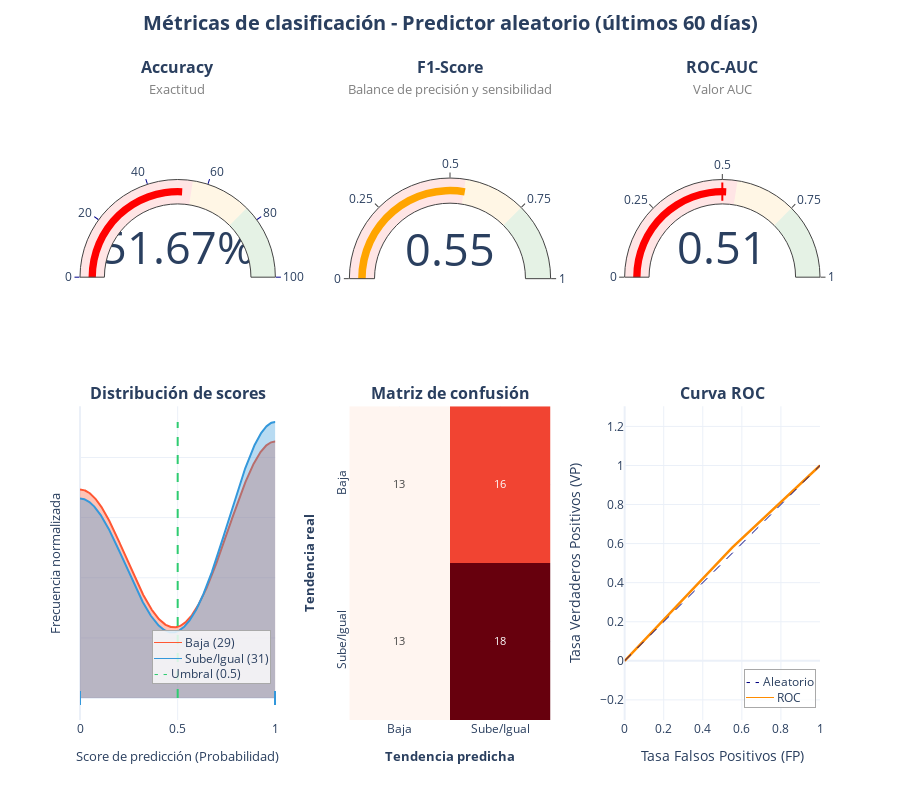

The code cell stored with this chart in its notebook:
### Code cell
# Enfoque 2: Usar solo los últimos n días del conjunto de entrenamiento
print(f"\nEnfoque 2: Predictor basado en los últimos {test_size} días")
ultimos_train = train_data.iloc[-test_size:]
proporcion_sube_reciente = ultimos_train['Trend'].mean()
print(f" - Proporción de días que sube o se mantiene el precio: {proporcion_sube_reciente:.3f}") 
print(f" - Proporción de días que baja el precio: {1-proporcion_sube_reciente:.3f}\n")

# Crear predicciones aleatorias basadas en los últimos n días
predicciones_aleatorias_reciente = np.random.choice(
    [0, 1], 
    size=len(test_data), 
    p=[1-proporcion_sube_reciente, proporcion_sube_reciente]
)

# Imprimir resultados del enfoque 2
printMetricsClassification(y_test, predicciones_aleatorias_reciente, f"Predictor aleatorio (últimos {test_size} días)")

### Figure 1 — Plotly figure (JSON) as saved in the notebook; plotly's stock layout.template omitted (floating-point values rounded to 4 significant figures; data arrays with more than 128 entries replaced by an {"elided": "..."} marker saying what was removed)
{"data": [{"domain": {"x": [0, 0.264], "y": [0.586, 1]}, "gauge": {"axis": {"range": [0, 100], "tickcolor": "darkblue", "tickwidth": 1}, "bar": {"color": "red", "thickness": 0.3}, "bgcolor": "white", "steps": [{"color": "rgba(255, 0, 0, 0.1)", "range": [0, 55]}, {"color": "rgba(255, 165, 0, 0.1)", "range": [55, 75]}, {"color": "rgba(0, 128, 0, 0.1)", "range": [75, 100]}]}, "mode": "gauge+number", "number": {"font": {"size": 45}, "suffix": "%", "valueformat": ".2f"}, "type": "indicator", "value": 51.67}, {"domain": {"x": [0.364, 0.636], "y": [0.586, 1]}, "gauge": {"axis": {"range": [0, 1], "tickvals": [0, 0.25, 0.5, 0.75, 1], "tickwidth": 1}, "bar": {"color": "orange", "thickness": 0.3}, "bgcolor": "white", "steps": [{"color": "rgba(255, 0, 0, 0.1)", "range": [0, 0.55]}, {"color": "rgba(255, 165, 0, 0.1)", "range": [0.55, 0.75]}, {"color": "rgba(0, 128, 0, 0.1)", "range": [0.75, 1]}]}, "mode": "gauge+number", "number": {"font": {"color": "#2A3F5F", "size": 45}, "valueformat": ".2f"}, "type": "indicator", "value": 0.5538}, {"domain": {"x": [0.736, 1], "y": [0.586, 1]}, "gauge": {"axis": {"range": [0, 1], "tickvals": [0, 0.25, 0.5, 0.75, 1], "tickwidth": 1}, "bar": {"color": "red", "thickness": 0.3}, "bgcolor": "white", "steps": [{"color": "rgba(255, 0, 0, 0.1)", "range": [0, 0.55]}, {"color": "rgba(255, 165, 0, 0.1)", "range": [0.55, 0.75]}, {"color": "rgba(0, 128, 0, 0.1)", "range": [0.75, 1]}], "threshold": {"line": {"color": "red", "width": 2}, "thickness": 0.75, "value": 0.5}}, "mode": "gauge+number", "number": {"font": {"size": 45}, "valueformat": ".2f"}, "type": "indicator", "value": 0.5145}, {"fill": "tozeroy", "fillcolor": "rgba(255, 87, 51, 0.35)", "hovertemplate": "<b>Baja</b><br>F.Normalizada: %{y:.2f}<extra></extra>", "line": {"color": "#FF5733", "width": 2}, "mode": "lines", "name": "Baja", "type": "scatter", "x": {"elided": "500 float values"}, "xaxis": "x", "y": {"elided": "500 float values"}, "yaxis": "y"}, {"fill": "tozeroy", "fillcolor": "rgba(52, 152, 219, 0.35)", "hovertemplate": "<b>Sube/Igual</b><br>F.Normalizada: %{y:.2f}<extra></extra>", "line": {"color": "#3498DB", "width": 2}, "mode": "lines", "name": "Sube/Igual", "type": "scatter", "x": {"elided": "500 float values"}, "xaxis": "x", "y": {"elided": "500 float values"}, "yaxis": "y"}, {"hoverinfo": "skip", "marker": {"color": "#FF5733", "line": {"width": 2}, "size": 10, "symbol": "line-ns-open"}, "mode": "markers", "name": "Baja Points", "type": "scatter", "x": [1, 0, 1, 0, 0, 1, 0, 0, 1, 1, 0, 1, 0, 1, 0, 1, 0, 1, 1, 0, 1, 1, 0, 1, 0, 0, 1, 1, 1], "xaxis": "x", "y": [0, 0, 0, 0, 0, 0, 0, 0, 0, 0, 0, 0, 0, 0, 0, 0, 0, 0, 0, 0, 0, 0, 0, 0, 0, 0, 0, 0, 0], "yaxis": "y"}, {"hoverinfo": "skip", "marker": {"color": "#3498DB", "line": {"width": 2}, "size": 10, "symbol": "line-ns-open"}, "mode": "markers", "name": "Sube/Igual Points", "type": "scatter", "x": [0, 0, 1, 0, 0, 0, 1, 1, 1, 0, 1, 1, 1, 0, 1, 1, 1, 0, 0, 1, 1, 1, 0, 1, 0, 1, 1, 0, 0, 1, 1], "xaxis": "x", "y": [0, 0, 0, 0, 0, 0, 0, 0, 0, 0, 0, 0, 0, 0, 0, 0, 0, 0, 0, 0, 0, 0, 0, 0, 0, 0, 0, 0, 0, 0, 0], "yaxis": "y"}, {"colorscale": [[0, "rgb(255,245,240)"], [0.125, "rgb(254,224,210)"], [0.25, "rgb(252,187,161)"], [0.375, "rgb(252,146,114)"], [0.5, "rgb(251,106,74)"], [0.625, "rgb(239,59,44)"], [0.75, "rgb(203,24,29)"], [0.875, "rgb(165,15,21)"], [1, "rgb(103,0,13)"]], "hoverinfo": "skip", "showscale": false, "text": [[13, 16], [13, 18]], "textfont": {"size": 11}, "texttemplate": "%{text}", "type": "heatmap", "x": ["Baja", "Sube/Igual"], "xaxis": "x2", "y": ["Baja", "Sube/Igual"], "yaxis": "y2", "z": [[13, 16], [13, 18]]}, {"hovertemplate": "FP: %{x:.2f}<br>VP: %{y:.2f}<extra></extra>", "line": {"color": "darkorange", "width": 2.5}, "mode": "lines", "name": "ROC (AUC=0.51)", "type": "scatter", "x": [0, 0.5517, 1], "xaxis": "x3", "y": [0, 0.5806, 1], "yaxis": "y3"}, {"hoverinfo": "skip", "line": {"color": "navy", "dash": "dash", "width": 1}, "mode": "lines", "name": "Aleatorio", "type": "scatter", "x": [0, 1], "xaxis": "x3", "y": [0, 1], "yaxis": "y3"}], "layout": {"annotations": [{"font": {"size": 16}, "showarrow": false, "text": "<span style='font-size:16'><b>Accuracy</b></span><br><span style='font-size:13;color:gray'>Exactitud</span>", "x": 0.132, "xanchor": "center", "xref": "paper", "y": 1, "yanchor": "bottom", "yref": "paper"}, {"font": {"size": 16}, "showarrow": false, "text": "<span style='font-size:16'><b>F1-Score</b></span><br><span style='font-size:13;color:gray'>Balance de precisión y sensibilidad</span>", "x": 0.5, "xanchor": "center", "xref": "paper", "y": 1, "yanchor": "bottom", "yref": "paper"}, {"font": {"size": 16}, "showarrow": false, "text": "<span style='font-size:16'><b>ROC-AUC</b></span><br><span style='font-size:13;color:gray'>Valor AUC</span>", "x": 0.868, "xanchor": "center", "xref": "paper", "y": 1, "yanchor": "bottom", "yref": "paper"}, {"font": {"size": 16}, "showarrow": false, "text": "<span style='font-size:16'><b>Distribución de scores</b></span>", "x": 0.132, "xanchor": "center", "xref": "paper", "y": 0.506, "yanchor": "bottom", "yref": "paper"}, {"font": {"size": 16}, "showarrow": false, "text": "<span style='font-size:16'><b>Matriz de confusión</b></span>", "x": 0.5, "xanchor": "center", "xref": "paper", "y": 0.506, "yanchor": "bottom", "yref": "paper"}, {"font": {"size": 16}, "showarrow": false, "text": "<span style='font-size:16'><b>Curva ROC</b></span>", "x": 0.868, "xanchor": "center", "xref": "paper", "y": 0.506, "yanchor": "bottom", "yref": "paper"}, {"align": "left", "bgcolor": "rgba(255,255,255,0.8)", "bordercolor": "darkgrey", "borderwidth": 1, "showarrow": false, "text": "<span style='color:#FF5733; font-size:1.2em;'>──</span> Baja (29)<br><span style='color:#3498DB; font-size:1.2em;'>──</span> Sube/Igual (31)<br><span style='color:#2ECC71; font-size:1.2em;'>- -</span> Umbral (0.5)", "x": 0.98, "xanchor": "right", "xref": "x domain", "y": 0.2, "yanchor": "middle", "yref": "y domain"}, {"align": "left", "bgcolor": "rgba(255,255,255,0.8)", "bordercolor": "darkgrey", "borderwidth": 1, "showarrow": false, "text": "<span style='color:navy; font-size:1.2em;'>- -</span> Aleatorio<br><span style='color:darkorange; font-size:1.2em;'>──</span> ROC", "x": 0.98, "xanchor": "right", "xref": "x3 domain", "y": 0.1, "yanchor": "middle", "yref": "y3 domain"}], "height": 800, "hovermode": "x unified", "shapes": [{"line": {"color": "#2ECC71", "dash": "dash", "width": 2}, "type": "line", "x0": 0.5, "x1": 0.5, "xref": "x", "y0": 0, "y1": 0.918, "yref": "y"}], "showlegend": false, "title": {"font": {"size": 20}, "text": "<b>Métricas de clasificación - Predictor aleatorio (últimos 60 días)</b>", "x": 0.5, "y": 0.98}, "xaxis": {"anchor": "y", "domain": [0, 0.264], "range": [0, 1], "title": {"font": {"size": 13}, "text": "Score de predicción (Probabilidad)"}}, "xaxis2": {"anchor": "y2", "domain": [0.364, 0.636], "title": {"font": {"size": 13}, "text": "<b>Tendencia predicha</b>"}}, "xaxis3": {"anchor": "y3", "domain": [0.736, 1], "dtick": 0.2, "range": [0, 1], "title": {"text": "Tasa Falsos Positivos (FP)"}}, "yaxis": {"anchor": "x", "domain": [0, 0.506], "showticklabels": false, "title": {"font": {"size": 13}, "text": "Frecuencia normalizada"}}, "yaxis2": {"anchor": "x2", "autorange": "reversed", "domain": [0, 0.506], "tickangle": -90, "title": {"font": {"size": 13}, "text": "<b>Tendencia real</b>"}}, "yaxis3": {"anchor": "x3", "domain": [0, 0.506], "dtick": 0.2, "range": [0, 1], "scaleanchor": "x3", "scaleratio": 1, "title": {"text": "Tasa Verdaderos Positivos (VP)"}}}}
